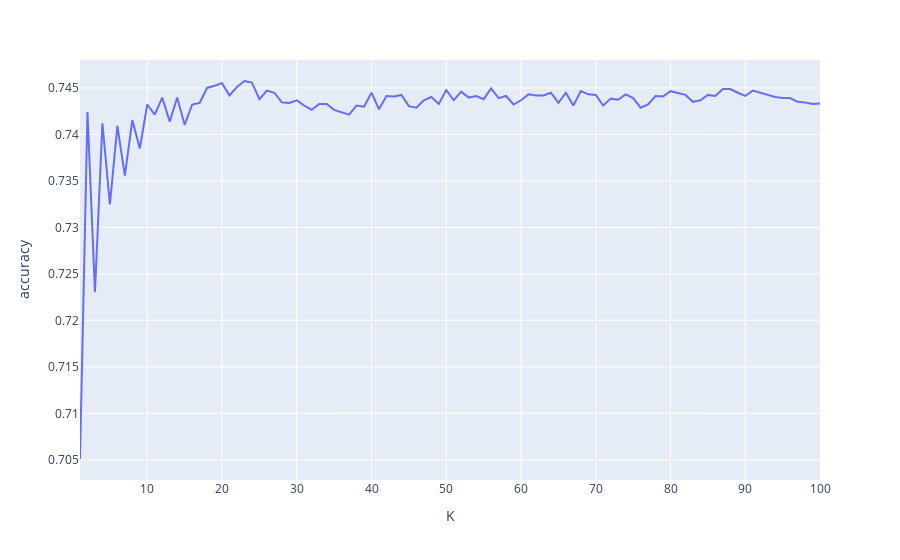

Here is the notebook cell this chart was saved with:
### Code cell
fig = px.line(accuracy_result, x = 'K', y = 'accuracy')
fig.show()
